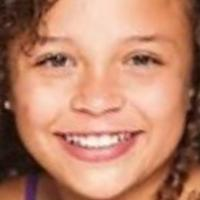
#> input picture data/UTKFace/10_1_1_20170117134313205.jpg.chip.jpg, 200 x 200 px, given in place of the camera
$ python main.py
#> lines starting #> are read from the running program, lines starting #| are printed output that depends on the picture; after the words box and inside, x2 and y2 are one past the last pixel; in counts of white or black regions, pixels touching at a corner belong together
import cv2
import argparse

def open_cam(src, w, h, fps):
    cap = cv2.VideoCapture(src)
    cap.set(cv2.CAP_PROP_FRAME_WIDTH,  w)
    cap.set(cv2.CAP_PROP_FRAME_HEIGHT, h)
    cap.set(cv2.CAP_PROP_FPS,          fps)
    cap.set(cv2.CAP_PROP_BUFFERSIZE,   1)
    # coba kunci auto exposure/focus kalau didukung driver
    cap.set(cv2.CAP_PROP_AUTO_EXPOSURE, 0.25)
    cap.set(cv2.CAP_PROP_AUTOFOCUS, 0)
    return cap

def build_detector(cascade_name="haarcascade_frontalface_default.xml"):
    # OpenCV bawa path data cascades di cv2.data.haarcascades
    cascade_path = cv2.data.haarcascades + cascade_name
    face_cascade = cv2.CascadeClassifier(cascade_path)
    if face_cascade.empty():
        raise RuntimeError(f"Gagal load cascade: {cascade_path}")
    return face_cascade

def detect_faces_gray(face_cascade, gray, scale=1.2, neigh=5, min_size=24):
    # equalize biar kontras stabil; Haar suka yang gini
    eq = cv2.equalizeHist(gray)
    faces = face_cascade.detectMultiScale(
        eq,
        scaleFactor=scale,
        minNeighbors=neigh,
        flags=cv2.CASCADE_SCALE_IMAGE,
        minSize=(min_size, min_size)
    )
    # convert (x,y,w,h) -> (x1,y1,x2,y2)
    boxes = [(x, y, x+w, y+h) for (x, y, w, h) in faces]
    return boxes

def main():
    ap = argparse.ArgumentParser()
    ap.add_argument("--video", default="0", help="'0' webcam atau path file")
    ap.add_argument("--width", type=int, default=1280)
    ap.add_argument("--height", type=int, default=720)
    ap.add_argument("--fps", type=int, default=30)
    # tuning detektor Haar
    ap.add_argument("--scale", type=float, default=1.2, help="scaleFactor (1.05-1.4). Kecil = lebih teliti, tapi lebih lambat")
    ap.add_argument("--neigh", type=int, default=5, help="minNeighbors (3-8). Besar = lebih ketat, lebih sedikit false positive")
    ap.add_argument("--min", type=int, default=24, help="minSize piksel wajah (12-64). Besar = buang wajah kecil jauh di belakang")
    args = ap.parse_args()

    src = int(args.video) if args.video.isdigit() else args.video
    cap = open_cam(src, args.width, args.height, args.fps)
    face_cascade = build_detector()

    while True:
        ok, frame = cap.read()
#> frame is the input picture: shape (200, 200, 3); mean B, G, R 108.3, 132.8, 187.9
        if not ok:
            break

        # Grayscale for detection & any future model inputs
        gray = cv2.cvtColor(frame, cv2.COLOR_BGR2GRAY)
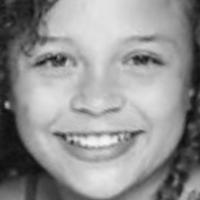
#> gray: shape (200, 200); min 13, max 246, mean 146.5

        boxes = detect_faces_gray(face_cascade, gray, scale=args.scale, neigh=args.neigh, min_size=args.min)
#> in detect_faces_gray, `eq = cv2.equalizeHist(gray)`:
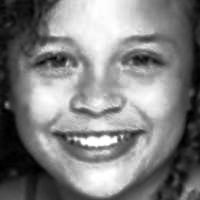
#> eq: shape (200, 200); min 0, max 255, mean 128.3
#> in detect_faces_gray, `faces = face_cascade.detectMultiScale( eq, scaleFactor=scale, minNeigh..`: faces = [[16, 7, 166, 166]]
#> in detect_faces_gray, `boxes = [(x, y, x+w, y+h) for (x, y, w, h) in faces]`: boxes = [(16, 7, 182, 173)]
#> boxes = [(16, 7, 182, 173)]

        # draw
        for (x1,y1,x2,y2) in boxes:
            cv2.rectangle(frame, (x1,y1), (x2,y2), (0,200,255), 2)
#> this loop made 1 pass
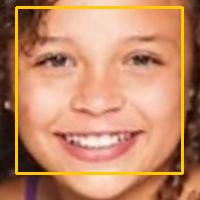
#> frame: shape (200, 200, 3); 4.97% of pixels changed, all inside (x1, y1, x2, y2) = (15, 6, 184, 175)

        people = len(boxes)
#> people = 1
        cv2.putText(frame, f"People: {people}", (10,28),
                    cv2.FONT_HERSHEY_SIMPLEX, 0.9, (255,255,255), 2)
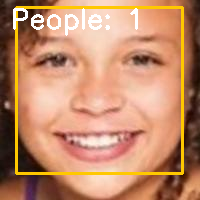
#> frame: shape (200, 200, 3); 2.09% of pixels changed, all inside (x1, y1, x2, y2) = (13, 8, 138, 36)

        cv2.imshow("face-mini (OpenCV Haar, grayscale)", frame)
        if cv2.waitKey(1) & 0xFF == 27:  # ESC
#> (key Esc is pressed here)
            break

    cap.release()
    cv2.destroyAllWindows()

if __name__ == "__main__":
    main()

$ run again, on data/UTKFace/16_1_0_20170109214102958.jpg.chip.jpg
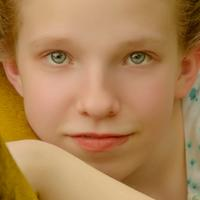
#> input picture data/UTKFace/16_1_0_20170109214102958.jpg.chip.jpg, 200 x 200 px, given in place of the camera
#> in main, frame is the input picture: shape (200, 200, 3); mean B, G, R 84.5, 129.9, 172.8
#> in detect_faces_gray, `eq = cv2.equalizeHist(gray)`:
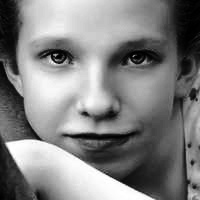
#> eq: shape (200, 200); min 0, max 255, mean 128.6
#> faces = ()
#> in detect_faces_gray, `boxes = [(x, y, x+w, y+h) for (x, y, w, h) in faces]`: boxes = []
#> people = 0
#> in main, `cv2.putText(frame, f"People: {people}", (10,28), cv2.FONT_HERSHEY_SIMP..`:
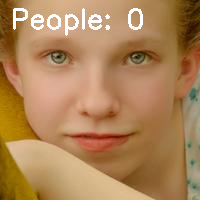
#> frame: shape (200, 200, 3); 2.28% of pixels changed, all inside (x1, y1, x2, y2) = (13, 8, 143, 36)

$ run again, on data/UTKFace/1_0_3_20161219230714633.jpg.chip.jpg
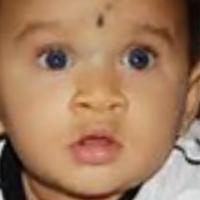
#> input picture data/UTKFace/1_0_3_20161219230714633.jpg.chip.jpg, 200 x 200 px, given in place of the camera
#> in main, frame is the input picture: shape (200, 200, 3); mean B, G, R 95.6, 125.4, 164.2
#> in detect_faces_gray, `eq = cv2.equalizeHist(gray)`:
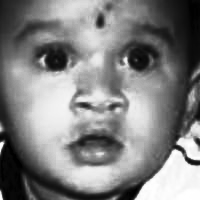
#> eq: shape (200, 200); min 0, max 255, mean 128.5
#> faces = ()
#> in detect_faces_gray, `boxes = [(x, y, x+w, y+h) for (x, y, w, h) in faces]`: boxes = []
#> people = 0
#> in main, `cv2.putText(frame, f"People: {people}", (10,28), cv2.FONT_HERSHEY_SIMP..`:
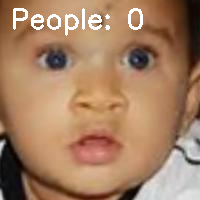
#> frame: shape (200, 200, 3); 2.28% of pixels changed, all inside (x1, y1, x2, y2) = (13, 8, 143, 36)

$ run again, on data/UTKFace/1_1_0_20170109194511600.jpg.chip.jpg
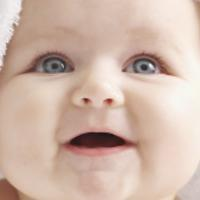
#> input picture data/UTKFace/1_1_0_20170109194511600.jpg.chip.jpg, 200 x 200 px, given in place of the camera
#> in main, frame is the input picture: shape (200, 200, 3); mean B, G, R 168.9, 182.6, 208
#> in detect_faces_gray, `eq = cv2.equalizeHist(gray)`:
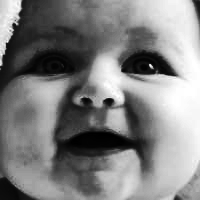
#> eq: shape (200, 200); min 0, max 255, mean 128.8
#> faces = ()
#> in detect_faces_gray, `boxes = [(x, y, x+w, y+h) for (x, y, w, h) in faces]`: boxes = []
#> people = 0
#> in main, `cv2.putText(frame, f"People: {people}", (10,28), cv2.FONT_HERSHEY_SIMP..`:
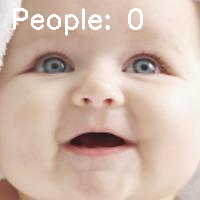
#> frame: shape (200, 200, 3); 2.28% of pixels changed, all inside (x1, y1, x2, y2) = (13, 8, 143, 36)
